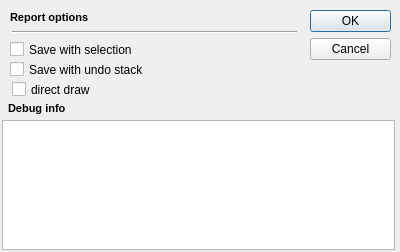
<ui version="4.0" >
 <class>uorOptionsDlgUi</class>
 <widget class="QDialog" name="uorOptionsDlgUi" >
  <property name="windowModality" >
   <enum>Qt::WindowModal</enum>
  </property>
  <property name="geometry" >
   <rect>
    <x>0</x>
    <y>0</y>
    <width>400</width>
    <height>252</height>
   </rect>
  </property>
  <property name="sizePolicy" >
   <sizepolicy vsizetype="Fixed" hsizetype="Fixed" >
    <horstretch>0</horstretch>
    <verstretch>0</verstretch>
   </sizepolicy>
  </property>
  <property name="windowTitle" >
   <string>Options...</string>
  </property>
  <property name="windowIcon" >
   <iconset resource="../uoReport.qrc" >:/image/report.png</iconset>
  </property>
  <widget class="QLabel" name="label" >
   <property name="geometry" >
    <rect>
     <x>10</x>
     <y>10</y>
     <width>91</width>
     <height>16</height>
    </rect>
   </property>
   <property name="text" >
    <string>&lt;html>&lt;head>&lt;meta name="qrichtext" content="1" />&lt;style type="text/css">
p, li { white-space: pre-wrap; }
&lt;/style>&lt;/head>&lt;body style=" font-family:'MS Shell Dlg 2'; font-size:8.25pt; font-weight:400; font-style:normal;">
&lt;p style=" margin-top:0px; margin-bottom:0px; margin-left:0px; margin-right:0px; -qt-block-indent:0; text-indent:0px;">&lt;span style=" font-size:8pt; font-weight:600;">Report options&lt;/span>&lt;/p>&lt;/body>&lt;/html></string>
   </property>
  </widget>
  <widget class="QCheckBox" name="m_saveWithSelection" >
   <property name="geometry" >
    <rect>
     <x>10</x>
     <y>40</y>
     <width>151</width>
     <height>19</height>
    </rect>
   </property>
   <property name="text" >
    <string>Save with selection</string>
   </property>
  </widget>
  <widget class="QDialogButtonBox" name="buttonBox" >
   <property name="geometry" >
    <rect>
     <x>310</x>
     <y>10</y>
     <width>81</width>
     <height>61</height>
    </rect>
   </property>
   <property name="orientation" >
    <enum>Qt::Vertical</enum>
   </property>
   <property name="standardButtons" >
    <set>QDialogButtonBox::Cancel|QDialogButtonBox::NoButton|QDialogButtonBox::Ok</set>
   </property>
  </widget>
  <widget class="Line" name="line" >
   <property name="geometry" >
    <rect>
     <x>12</x>
     <y>24</y>
     <width>285</width>
     <height>16</height>
    </rect>
   </property>
   <property name="orientation" >
    <enum>Qt::Horizontal</enum>
   </property>
  </widget>
  <widget class="QTextEdit" name="m_DebugInfoText" >
   <property name="geometry" >
    <rect>
     <x>2</x>
     <y>120</y>
     <width>393</width>
     <height>130</height>
    </rect>
   </property>
  </widget>
  <widget class="QLabel" name="m_DebugInfoLabel" >
   <property name="geometry" >
    <rect>
     <x>8</x>
     <y>100</y>
     <width>154</width>
     <height>16</height>
    </rect>
   </property>
   <property name="font" >
    <font>
     <pointsize>8</pointsize>
     <weight>75</weight>
     <bold>true</bold>
    </font>
   </property>
   <property name="frameShape" >
    <enum>QFrame::NoFrame</enum>
   </property>
   <property name="frameShadow" >
    <enum>QFrame::Plain</enum>
   </property>
   <property name="text" >
    <string>Debug info</string>
   </property>
  </widget>
  <widget class="QCheckBox" name="m_saveWithUndoStack" >
   <property name="geometry" >
    <rect>
     <x>10</x>
     <y>60</y>
     <width>151</width>
     <height>19</height>
    </rect>
   </property>
   <property name="text" >
    <string>Save with undo stack</string>
   </property>
  </widget>
  <widget class="QCheckBox" name="m_directDrawFlag" >
   <property name="geometry" >
    <rect>
     <x>12</x>
     <y>80</y>
     <width>151</width>
     <height>19</height>
    </rect>
   </property>
   <property name="text" >
    <string>direct draw</string>
   </property>
  </widget>
 </widget>
 <resources>
  <include location="../uoReport.qrc" />
 </resources>
 <connections>
  <connection>
   <sender>buttonBox</sender>
   <signal>accepted()</signal>
   <receiver>uorOptionsDlgUi</receiver>
   <slot>accept()</slot>
   <hints>
    <hint type="sourcelabel" >
     <x>248</x>
     <y>254</y>
    </hint>
    <hint type="destinationlabel" >
     <x>157</x>
     <y>274</y>
    </hint>
   </hints>
  </connection>
  <connection>
   <sender>buttonBox</sender>
   <signal>rejected()</signal>
   <receiver>uorOptionsDlgUi</receiver>
   <slot>reject()</slot>
   <hints>
    <hint type="sourcelabel" >
     <x>316</x>
     <y>260</y>
    </hint>
    <hint type="destinationlabel" >
     <x>286</x>
     <y>274</y>
    </hint>
   </hints>
  </connection>
 </connections>
</ui>
